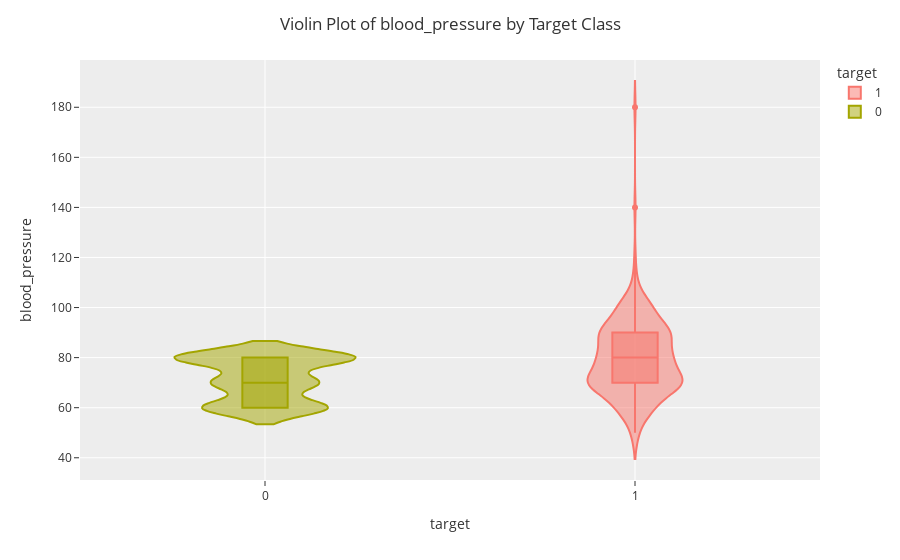

The notebook cell saved with this chart:
### Code cell
violin('blood_pressure')

### Figure 1 — Plotly figure (JSON) as saved in the notebook; plotly's stock layout.template omitted (floating-point values rounded to 4 significant figures; data arrays with more than 128 entries replaced by an {"elided": "..."} marker saying what was removed)
{"data": [{"alignmentgroup": "True", "box": {"visible": true}, "hovertemplate": "target=%{x}<br>blood_pressure=%{y}<extra></extra>", "legendgroup": "1", "marker": {"color": "#F8766D"}, "name": "1", "offsetgroup": "1", "orientation": "v", "scalegroup": "True", "showlegend": true, "type": "violin", "x": {"elided": "250 int values"}, "x0": " ", "xaxis": "x", "y": {"elided": "250 float values"}, "y0": " ", "yaxis": "y"}, {"alignmentgroup": "True", "box": {"visible": true}, "hovertemplate": "target=%{x}<br>blood_pressure=%{y}<extra></extra>", "legendgroup": "0", "marker": {"color": "#A3A500"}, "name": "0", "offsetgroup": "0", "orientation": "v", "scalegroup": "True", "showlegend": true, "type": "violin", "x": {"elided": "150 int values"}, "x0": " ", "xaxis": "x", "y": {"elided": "150 float values"}, "y0": " ", "yaxis": "y"}], "layout": {"legend": {"title": {"text": "target"}, "tracegroupgap": 0}, "margin": {"t": 60}, "title": {"text": "Violin Plot of blood_pressure by Target Class"}, "violinmode": "overlay", "xaxis": {"anchor": "y", "categoryarray": [1, 0], "categoryorder": "array", "domain": [0, 1], "title": {"text": "target"}}, "yaxis": {"anchor": "x", "domain": [0, 1], "title": {"text": "blood_pressure"}}}}
